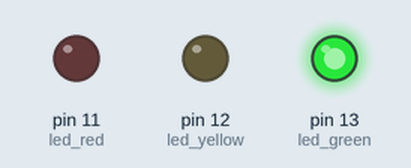
The sketch below on a simulated Arduino Uno, built with avr-gcc and run on an emulated ATmega328P. Parts: output pins drawn as LEDs (lit = HIGH).

Above: at 1.0 s.
At 3.0 s:
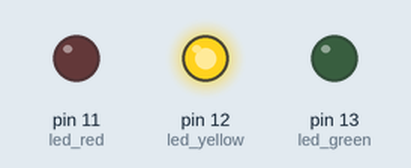
At 5.0 s:
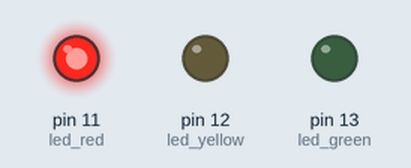
Timing chart, 0 to 7.8 s (numbered marks = the images above):
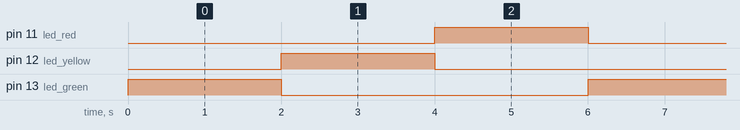

Measured:
- by itself, pin 11 (led_red), pin 12 (led_yellow), pin 13 (led_green): alternates HIGH for 2.0 s and LOW for 4.0 s
- by itself, everything shown: repeats every 6.0 s, in 3 steps

The sketch:

led_ex01.ino
```cpp
int led_green = 13;
int led_yellow = 12;
int led_red = 11;

void setup() {
  pinMode(led_green, OUTPUT);
  pinMode(led_yellow, OUTPUT);
  pinMode(led_red, OUTPUT);
}

void loop() {
  digitalWrite(led_green, HIGH);
  digitalWrite(led_yellow, LOW);
  digitalWrite(led_red, LOW);

  delay(2000);

  digitalWrite(led_green, LOW);
  digitalWrite(led_yellow, HIGH);
  digitalWrite(led_red, LOW);

  delay(2000);

  digitalWrite(led_green, LOW);
  digitalWrite(led_yellow, LOW);
  digitalWrite(led_red, HIGH);

  delay(2000);
}
```
